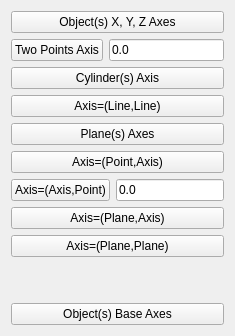
             <widget class="QWidget" name="Axis_Tab">
              <attribute name="icon">
               <iconset>
                <normaloff>Icons/WF_axis.svg</normaloff>Icons/WF_axis.svg</iconset>
              </attribute>
              <attribute name="title">
               <string>Axis</string>
              </attribute>
              <layout class="QGridLayout" name="gridLayout">
               <item row="0" column="0">
                <widget class="QPushButton" name="button_object_axis">
                 <property name="toolTip">
                  <string>Create 3 Axes at center location of all selected Object(s).</string>
                 </property>
                 <property name="text">
                  <string>Object(s) X, Y, Z Axes</string>
                 </property>
                 <property name="icon">
                  <iconset>
                   <normaloff>Icons/WF_centerObjectsAxes.svg</normaloff>Icons/WF_centerObjectsAxes.svg</iconset>
                 </property>
                 <property name="iconSize">
                  <size>
                   <width>32</width>
                   <height>32</height>
                  </size>
                 </property>
                </widget>
               </item>
               <item row="2" column="0">
                <widget class="QPushButton" name="button_cylinder_axis">
                 <property name="toolTip">
                  <string>Create the Axis of a Cylinder.</string>
                 </property>
                 <property name="text">
                  <string>Cylinder(s) Axis</string>
                 </property>
                 <property name="icon">
                  <iconset>
                   <normaloff>Icons/WF_cylinderAxis.svg</normaloff>Icons/WF_cylinderAxis.svg</iconset>
                 </property>
                 <property name="iconSize">
                  <size>
                   <width>32</width>
                   <height>32</height>
                  </size>
                 </property>
                </widget>
               </item>
               <item row="7" column="0">
                <widget class="QPushButton" name="button_line_plane_axis">
                 <property name="toolTip">
                  <string>Create an Axis on a Plane by projection from anoher Axis.</string>
                 </property>
                 <property name="text">
                  <string>Axis=(Plane,Axis)</string>
                 </property>
                 <property name="icon">
                  <iconset>
                   <normaloff>Icons/WF_linePlaneAxis.svg</normaloff>Icons/WF_linePlaneAxis.svg</iconset>
                 </property>
                 <property name="iconSize">
                  <size>
                   <width>32</width>
                   <height>32</height>
                  </size>
                 </property>
                </widget>
               </item>
               <item row="1" column="0">
                <layout class="QHBoxLayout" name="horizontalLayout_2">
                 <item>
                  <widget class="QPushButton" name="button_twopoints_axis">
                   <property name="toolTip">
                    <string>Create an Axis crossing 2 Points.</string>
                   </property>
                   <property name="text">
                    <string>Two Points Axis</string>
                   </property>
                   <property name="icon">
                    <iconset>
                     <normaloff>Icons/WF_2pointsLine.svg</normaloff>Icons/WF_2pointsLine.svg</iconset>
                   </property>
                   <property name="iconSize">
                    <size>
                     <width>32</width>
                     <height>32</height>
                    </size>
                   </property>
                  </widget>
                 </item>
                 <item>
                  <widget class="QLineEdit" name="extension_twopoints_axis">
                   <property name="toolTip">
                    <string>Distance for the extensions on extrema</string>
                   </property>
                   <property name="text">
                    <string>0.0</string>
                   </property>
                  </widget>
                 </item>
                </layout>
               </item>
               <item row="8" column="0">
                <widget class="QPushButton" name="button_2Planes_axis">
                 <property name="toolTip">
                  <string>Create an Axis by intersect of 2 Planes.</string>
                 </property>
                 <property name="text">
                  <string>Axis=(Plane,Plane)</string>
                 </property>
                 <property name="icon">
                  <iconset>
                   <normaloff>Icons/WF_2PlanesAxis.svg</normaloff>Icons/WF_2PlanesAxis.svg</iconset>
                 </property>
                 <property name="iconSize">
                  <size>
                   <width>32</width>
                   <height>32</height>
                  </size>
                 </property>
                </widget>
               </item>
               <item row="4" column="0">
                <widget class="QPushButton" name="button_plane_axis">
                 <property name="toolTip">
                  <string>Create 2 Perpendicular Axes at center location of a Plane.</string>
                 </property>
                 <property name="text">
                  <string>Plane(s) Axes</string>
                 </property>
                 <property name="icon">
                  <iconset>
                   <normaloff>Icons/WF_FaceAxis.svg</normaloff>Icons/WF_FaceAxis.svg</iconset>
                 </property>
                 <property name="iconSize">
                  <size>
                   <width>32</width>
                   <height>32</height>
                  </size>
                 </property>
                </widget>
               </item>
               <item row="3" column="0">
                <widget class="QPushButton" name="button_twolines_axis">
                 <property name="toolTip">
                  <string>Create an Axis between 2 Axes.</string>
                 </property>
                 <property name="text">
                  <string>Axis=(Line,Line)</string>
                 </property>
                 <property name="icon">
                  <iconset>
                   <normaloff>Icons/WF_twoLinesAxis.svg</normaloff>Icons/WF_twoLinesAxis.svg</iconset>
                 </property>
                 <property name="iconSize">
                  <size>
                   <width>32</width>
                   <height>32</height>
                  </size>
                 </property>
                </widget>
               </item>
               <item row="5" column="0">
                <widget class="QPushButton" name="button_point_line_axis">
                 <property name="toolTip">
                  <string>Create an Axis parallel to an Axis and crossing a Point.</string>
                 </property>
                 <property name="text">
                  <string>Axis=(Point,Axis)</string>
                 </property>
                 <property name="icon">
                  <iconset>
                   <normaloff>Icons/WF_pointLineAxis.svg</normaloff>Icons/WF_pointLineAxis.svg</iconset>
                 </property>
                 <property name="iconSize">
                  <size>
                   <width>32</width>
                   <height>32</height>
                  </size>
                 </property>
                </widget>
               </item>
               <item row="6" column="0">
                <layout class="QHBoxLayout" name="horizontalLayout_7">
                 <item>
                  <widget class="QPushButton" name="button_line_point_axis">
                   <property name="toolTip">
                    <string>Create an Axis perpendicular to an Axis and crossing a Point.</string>
                   </property>
                   <property name="text">
                    <string>Axis=(Axis,Point)</string>
                   </property>
                   <property name="icon">
                    <iconset>
                     <normaloff>Icons/WF_linePointAxis.svg</normaloff>Icons/WF_linePointAxis.svg</iconset>
                   </property>
                   <property name="iconSize">
                    <size>
                     <width>32</width>
                     <height>32</height>
                    </size>
                   </property>
                  </widget>
                 </item>
                 <item>
                  <widget class="QLineEdit" name="extension_line_point_axis">
                   <property name="toolTip">
                    <string>Distance for the extensions on extrema.</string>
                   </property>
                   <property name="text">
                    <string>0.0</string>
                   </property>
                  </widget>
                 </item>
                </layout>
               </item>
               <item row="10" column="0">
                <widget class="QPushButton" name="button_object_base_axes">
                 <property name="toolTip">
                  <string>Create 3 Axes at Base location of all selected Object(s).</string>
                 </property>
                 <property name="text">
                  <string>Object(s) Base Axes</string>
                 </property>
                 <property name="icon">
                  <iconset>
                   <normaloff>Icons/WF_baseObjectsAxes.svg</normaloff>Icons/WF_baseObjectsAxes.svg</iconset>
                 </property>
                 <property name="iconSize">
                  <size>
                   <width>32</width>
                   <height>32</height>
                  </size>
                 </property>
                </widget>
               </item>
               <item row="9" column="0">
                <spacer name="verticalSpacer_9">
                 <property name="orientation">
                  <enum>Qt::Vertical</enum>
                 </property>
                 <property name="sizeHint" stdset="0">
                  <size>
                   <width>20</width>
                   <height>40</height>
                  </size>
                 </property>
                </spacer>
               </item>
              </layout>
             </widget>
